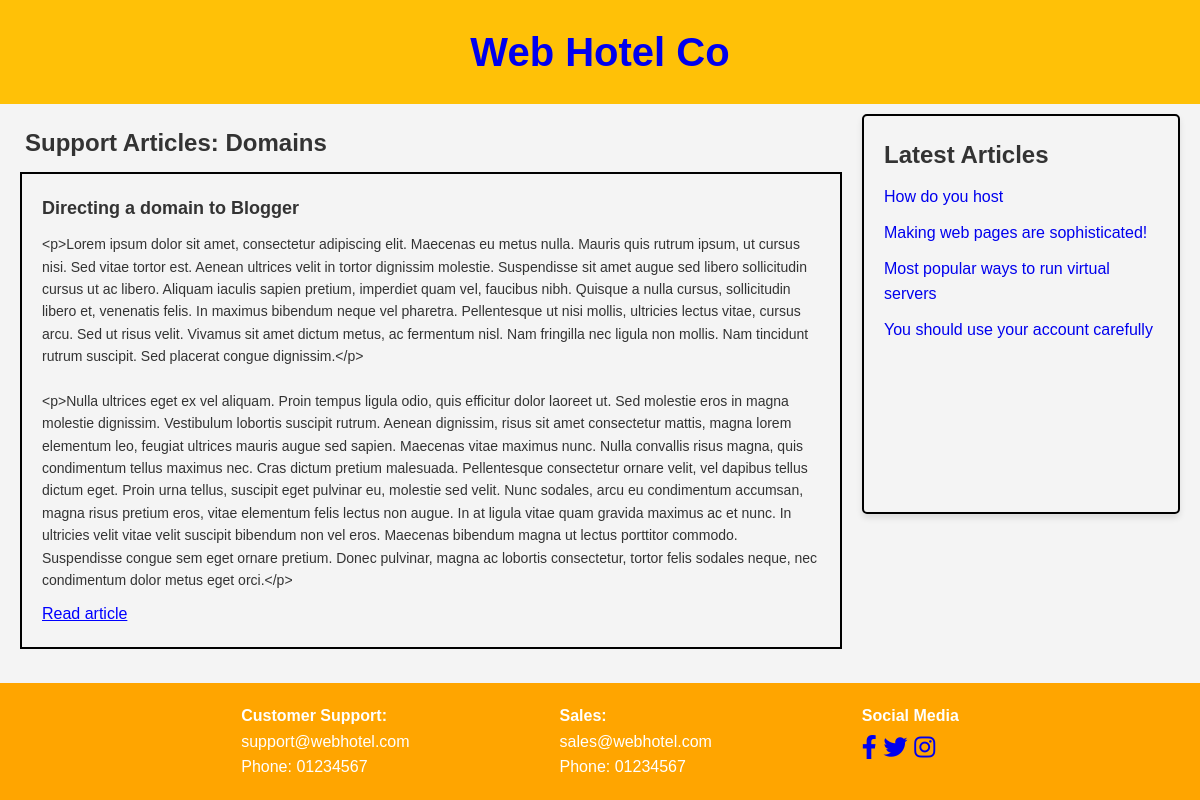
/categories.php?category_id=1, run on the app's committed database.
### tables this page shows
CREATE TABLE `categories` (
  `category_id` int(11) NOT NULL,
  `name` varchar(50) NOT NULL,
  `order_number` int(11) NOT NULL
);

CREATE TABLE `articles` (
  `article_id` int(11) NOT NULL,
  `title` varchar(200) NOT NULL,
  `text` text NOT NULL,
  `category_id` int(11) NOT NULL,
  `author` varchar(20) NOT NULL,
  `publish_date` date NOT NULL
);

### categories.php (the view, shortened to what this page needs)
<?php
include 'header.php';
include 'db.php';
if (isset($_GET['category_id'])) {
    $cat_stmt = $pdo->prepare("SELECT name FROM categories WHERE category_id = ?");
    $cat_stmt->execute([$_GET['category_id']]);
    $category = $cat_stmt->fetch(PDO::FETCH_ASSOC);
    $stmt = $pdo->prepare("SELECT * FROM articles WHERE category_id = ?");
    $stmt->execute([$_GET['category_id']]);
    $articles = $stmt->fetchAll(PDO::FETCH_ASSOC);
} else {
    echo '<p>No category ID provided.</p>';
}
?>
<!DOCTYPE html>
<html lang="en">
<head>
</head>
<body>
    <main class="content">
        <div class="support-section">
            <h2 class="main">Support Articles: <?php if (isset($category)) { echo htmlspecialchars($category['name']); } ?></h2>
            <?php if (!empty($articles)): ?>
                <?php foreach ($articles as $article): ?>
                    <div class="article-box">
                        <h3><?php echo htmlspecialchars($article['title']); ?></h3>
                        <p><?php echo nl2br(htmlspecialchars($article['text'])); ?></p>
                        <a href="articles.php?id=<?php echo $article['article_id']; ?>">Read article</a>
                    </div>
                <?php endforeach; ?>
            <?php else: ?>
                <p>No articles found in this category.</p>
            <?php endif; ?>
        </div>
        <aside class="latest-articles">
            <h2>Latest Articles</h2>
            <ul>
                <?php
                $latest_articles_stmt = $pdo->query("SELECT * FROM articles ORDER BY publish_date DESC LIMIT 4");
                while ($article = $latest_articles_stmt->fetch(PDO::FETCH_ASSOC)) {
                    echo '<li><a href="articles.php?id=' . $article['article_id'] . '">' . htmlspecialchars($article['title']) . '</a></li>';
                }
                ?>
            </ul>
        </aside>
    </main>
    <?php include 'footer.php'; ?>
</body>
</html>

### styles.css (style rules this page uses)
* { margin: 0; padding: 0; box-sizing: border-box; }
html, body { height: 100%; }
body { font-family: 'Arial', sans-serif; line-height: 1.6; background-color: #f4f4f4; color: #333; display: flex; flex-direction: column; justify-content: space-between; }
.latest-articles { flex: 1; min-height: 400px; padding: 20px; border: 2px solid black; border-radius: 5px; box-shadow: 0 4px 6px rgba(0, 0, 0, 0.1); }
.latest-articles ul { list-style-type: none; padding: 0; }
.latest-articles li { margin: 10px 0; }
a { text-decoration: none; }

### categories.php (style rules this page uses)
body { font-family: Arial, sans-serif; margin: 0; padding: 0; background-color: #f9f9f9; color: #333; }
.main { padding: 10px 5px 10px 5px; }
.content { display: flex; padding: 10px 20px 10px 20px; gap: 20px; align-items: flex-start; }
.support-section { flex: 3; }
.article-box { flex: 3; border: 2px solid black; padding: 20px; }
.article-box h3 { font-size: 18px; margin-bottom: 10px; }
.article-box p { font-size: 14px; margin-bottom: 10px; }
.article-box a { color: blue; text-decoration: underline; }
.latest-articles { flex: 1; min-height: 400px; padding: 5px 20px 20px 20px; border: 2px solid black; border-radius: 5px; box-shadow: 0 4px 6px rgba(0, 0, 0, 0.1); }
.latest-articles h2 { margin-top: 0; }
.latest-articles ul { list-style-type: none; padding: 0; }
.latest-articles li { margin: 10px 0; }

### data on the page
categories: name "Domains"
articles: title "Directing a domain to Blogger", text "<p>Lorem ipsum dolor sit amet, consectetur adipiscing elit. Maecenas eu metus nulla. Mauris quis rutrum ipsum, ut cursus nisi. Sed vitae tortor est. Aenean ultrices velit in tortor dignissim molestie. Suspendisse sit amet augue sed libero sollicitudin cursus ut ac libero. Aliquam iaculis sapien pretium, imperdiet quam vel, faucibus nibh. Quisque a nulla cursus, sollicitudin libero et, venenatis felis. In maximus bibendum neque vel pharetra. Pellentesque ut nisi mollis, ultricies lectus vitae, cursus arcu. Sed ut risus velit. Vivamus sit amet dictum metus, ac fermentum nisl. Nam fringilla nec ligula non mollis. Nam tincidunt rutrum suscipit. Sed placerat congue dignissim.</p> <p>Nulla…"
articles: title "How do you host"
articles: title "Making web pages are sophisticated!"
articles: title "Most popular ways to run virtual servers"
articles: title "You should use your account carefully"
